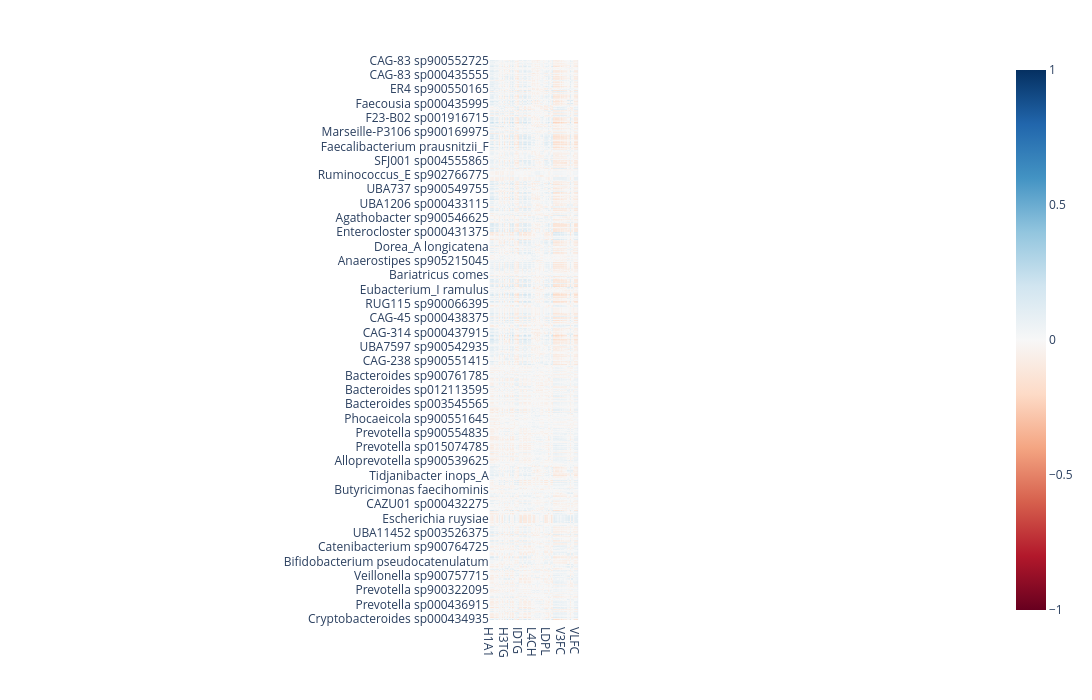

Write notebook code for a chart like this one.
### Code cell
fig = px.imshow(corr_matrix,
                color_continuous_scale="RdBu",
                zmin=-1, zmax=1)
fig.update_layout(height=700, width=1200)
fig.show()

### Figure 1 — Plotly figure (JSON) as saved in the notebook; plotly's stock layout.template omitted (floating-point values rounded to 4 significant figures; data arrays with more than 128 entries replaced by an {"elided": "..."} marker saying what was removed)
{"data": [{"coloraxis": "coloraxis", "hovertemplate": "x: %{x}<br>y: %{y}<br>color: %{z}<extra></extra>", "name": "0", "type": "heatmap", "x": ["H1A1", "H1A2", "H1CH", "H1FC", "H1PL", "H1TG", "H2A1", "H2A2", "H2CH", "H2FC", "H2PL", "H2TG", "H3A1", "H3A2", "H3CH", "H3FC", "H3PL", "H3TG", "H4A1", "H4A2", "H4CH", "H4FC", "H4PL", "H4TG", "HDA1", "HDA2", "HDCH", "HDFC", "HDPL", "HDTG", "IDAB", "IDCH", "IDFC", "IDPL", "IDTG", "L1AB", "L1CH", "L1FC", "L1PL", "L1TG", "L2AB", "L2CH", "L2FC", "L2PL", "L2TG", "L3AB", "L3CH", "L3FC", "L3PL", "L3TG", "L4AB", "L4CH", "L4FC", "L4PL", "L4TG", "L5AB", "L5CH", "L5FC", "L5PL", "L5TG", "L6AB", "L6CH", "L6FC", "L6PL", "L6TG", "LDAB", "LDCH", "LDFC", "LDPL", "LDTG", "TPA1", "TPA2", "TPAB", "TPCH", "TPFC", "TPTG", "V1CH", "V1FC", "V1PL", "V1TG", "V2CH", "V2FC", "V2PL", "V2TG", "V3CH", "V3FC", "V3PL", "V3TG", "V4CH", "V4FC", "V4PL", "V4TG", "V5CH", "V5FC", "V5PL", "V5TG", "V6CH", "V6FC", "V6PL", "V6TG", "VLAB", "VLCH", "VLFC", "VLPL", "VLTG"], "xaxis": "x", "y": {"elided": "665 str values"}, "yaxis": "y", "z": {"elided": "665x105 float values"}}], "layout": {"coloraxis": {"cmax": 1, "cmin": -1, "colorscale": [[0, "rgb(103,0,31)"], [0.1, "rgb(178,24,43)"], [0.2, "rgb(214,96,77)"], [0.3, "rgb(244,165,130)"], [0.4, "rgb(253,219,199)"], [0.5, "rgb(247,247,247)"], [0.6, "rgb(209,229,240)"], [0.7, "rgb(146,197,222)"], [0.8, "rgb(67,147,195)"], [0.9, "rgb(33,102,172)"], [1, "rgb(5,48,97)"]]}, "height": 700, "margin": {"t": 60}, "width": 1200, "xaxis": {"anchor": "y", "constrain": "domain", "domain": [0, 1], "scaleanchor": "y"}, "yaxis": {"anchor": "x", "autorange": "reversed", "constrain": "domain", "domain": [0, 1]}}}
